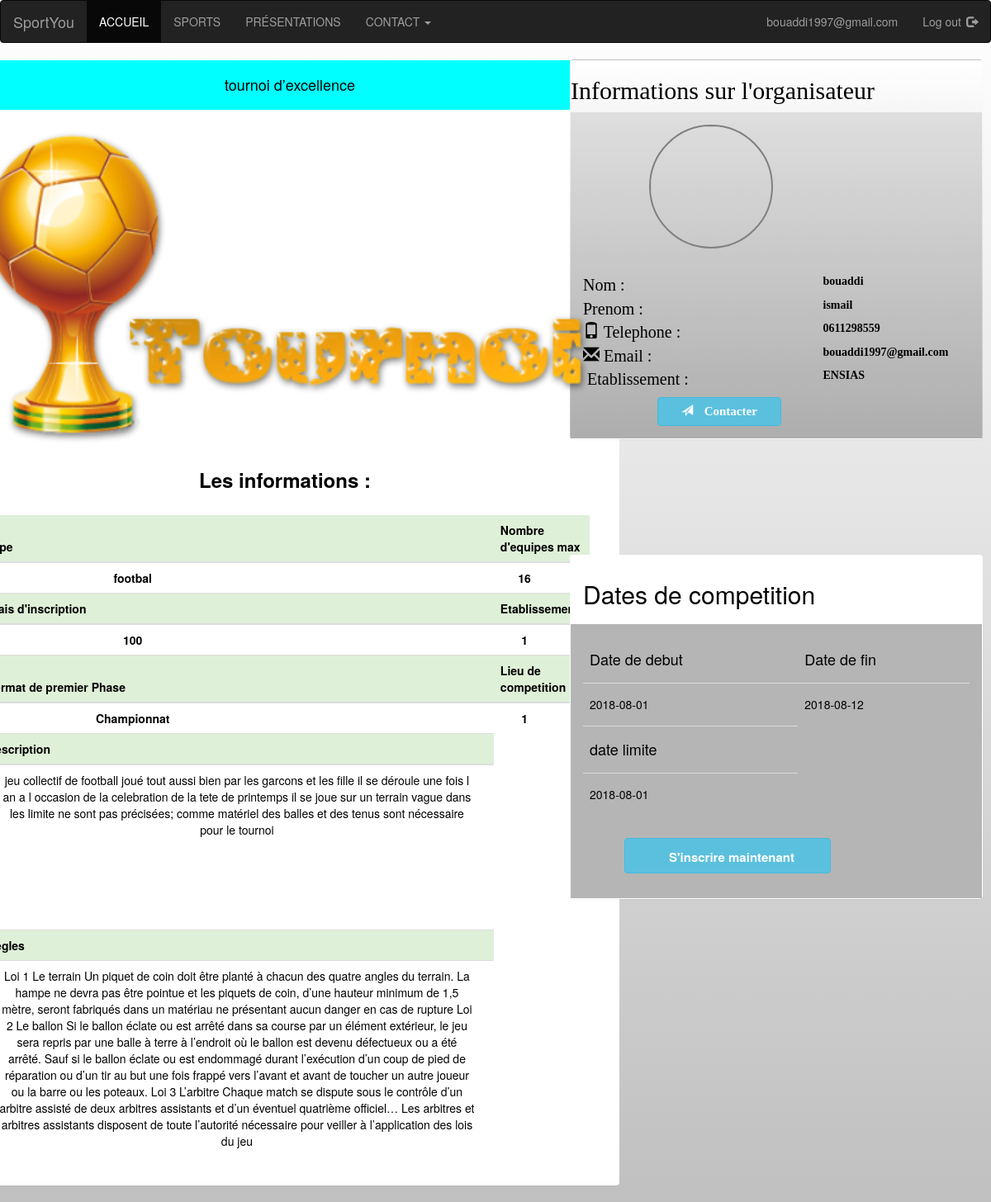
The app's page /competition/files/show.php?id=3 (signed in) with its own data.
### tables this page shows
CREATE TABLE `etablissement` (
  `id` int(11) NOT NULL,
  `nom` varchar(30) DEFAULT NULL,
  `adress` varchar(100) DEFAULT NULL,
  `ville` varchar(25) DEFAULT NULL,
  `codePostal` int(11) DEFAULT NULL,
  `email` varchar(25) DEFAULT NULL,
  `id_universite` int(11) DEFAULT NULL
);

CREATE TABLE `competition` (
  `id` int(11) NOT NULL,
  `titre` varchar(250) DEFAULT NULL,
  `slogon` varchar(250) DEFAULT NULL,
  `details` varchar(3000) DEFAULT NULL,
  `regles` varchar(3000) DEFAULT NULL,
  `frais` float DEFAULT NULL,
  `phase1` varchar(50) DEFAULT NULL,
  `dateDebut` date DEFAULT NULL,
  `dateFin` date DEFAULT NULL,
  `dateLimite` date DEFAULT NULL,
  `nbrMaxEqui` int(11) DEFAULT NULL,
  `img` varchar(300) DEFAULT NULL,
  `id_administrateur` int(11) DEFAULT NULL,
  `id_etablissement` int(11) DEFAULT NULL,
  `id_type` int(11) DEFAULT NULL
);

CREATE TABLE `type` (
  `id` int(11) NOT NULL,
  `nom` varchar(100) DEFAULT NULL
);

### database/tables.php (called while the page is built, shortened)
<?php
function whereAttr($table,$attr,$co,$value){
	include 'connect_mysql.php';
	$sql = "select * from " .  $table . " where " . $attr . " " . $co . " '" . $value ."' ;";
	$array = array();
	$result = $conn->query($sql);
	if ($result->num_rows > 0) {
		while($row = $result->fetch_assoc()) {
			$array[] = $row;
		}
	}
	return $array;
}
function fromTable($table,$id=-1){
	include 'connect_mysql.php';
	$sql ="";
	if($id==-1){
		$sql = "select * from " . $table .";";
	}else{
		$sql = "select * from " . $table . " where id = '$id' ;";
	}
	$array = array();
	$result = $conn->query($sql);
	if ($result->num_rows > 0) {
		while($row = $result->fetch_assoc()) {
			$array[] = $row;
		}
	}
	return $array;
}
	?>

### competition/files/show.php (the view, shortened to what this page needs)
<?php include "../../database/tables.php";
$resultat = fromTable("competition",$_GET["id"]);
$_type = fromTable("type",$resultat[0]['id_type']);
$org = whereAttr("administrateur","id","=",$resultat[0]['id_administrateur']);
$eta = whereAttr("etablissement","id","=",$org[0]['id_etablissement']);
?>
<!doctype html>
<html><head>
  <link rel="stylesheet" href="https://maxcdn.bootstrapcdn.com/bootstrap/3.3.7/css/bootstrap.min.css">
  <link rel="stylesheet" type="text/css" href="show.css"/>
</head>
<body>
  <?php
  include("../../navpage.php");?>
  <div class="container " >
    <div class="row " id="id1" >
     <div class="panel panel-group "  id="id2" data-spy="affix" style="width: 500px !important">
      <h2>Informations sur l'organisateur</h2>
      <div  class="panel-body " id="id3">
        <?php $path = str_replace(",", "\\", $org[0]["photo"], $org[0]["photo"]);?>
        <div ><img  class="text-center" src=<?php echo "\"".$path."\"" ?> id="id4">
        </div>
        <br> <br><br><br><br><br><br><br><br>
        <div class="row">
          <div class="col-md-7"><span id="id5">Nom : </span></div>
          <div class="col-md-5"><b> <?= $org[0]["NOM"]?></b></div>
        </div>
        <div class="row">
          <div class="col-md-7"><span id="id5">Prenom : </span></div>
          <div class="col-md-5"><b> <?= $org[0]["PRENOM"]?></b></div>
        </div>
        <div class="row">
          <div class="col-md-7"><span id="id5"><i class="glyphicon glyphicon-phone"> </i> Telephone : </span></div>
          <div class="col-md-5"><b> <?= $org[0]["TELE"]?></b></div>
        </div>
        <div class="row">
          <div class="col-md-7"><span id="id5"><i class="glyphicon glyphicon-envelope"> </i> Email : </span></div>
          <div class="col-md-5"><b> <?= $org[0]["EMAIL"]?></b></div>
        </div>
        <div class="row">
          <div class="col-md-7"><span id="id5"><i class="glyphicon glyphicon"> </i> Etablissement : </span></div>
          <div class="col-md-5"><b> <?= $eta[0]["nom"]?></b></div>
        </div>
        <div>
          <button id="btnid1" class="btn btn-info">
            <i class="glyphicon glyphicon-send"></i>  <span id="id6" >Contacter</span>
          </button></div>
        </div>
      </div>
      <div class="panel panel-group "  data-spy="affix" id="id7" style="width: 500px !important">
        <div class="panel-heading " id="reserver" data-toggle="collapse" style="font-weight:bold;background-color:white"> <h2> Dates de competition</div>
          <div  class="panel-body " id="id8">
            <form method="POST" action="">
              <div class="form-group demo">
               <table class="table">
                <thead>
                  <tr>
                    <td><h4>Date de debut</td>
                      <td><h4>Date de fin </td>
                      </tr>
                    </thead>
                    <tbody>
                      <td><h5><?= $resultat[0]["dateDebut"]?></h5></td>
                      <td><h5><?= $resultat[0]["dateFin"]?></h5></td>
                    </tbody>
                    <thead>
                      <tr>
                        <td><h4>date limite</td>
                        </tr>
                      </thead>
                      <tbody>
                        <td><h5><?= $resultat[0]["dateLimite"]?></h5></td>
                      </tbody>
                    </table>
                    <div>
                      <button id="idbtn2" class="btn btn-info"><i style="font-size: 20px" class="fa fa-cart-plus"></i>
                        <span id="id9">S'inscrire maintenant
                        </span>
                      </button>
                    </div>
                  </div>
                </form>
              </div>
            </div>
            <div >
              <div class="panel panel-group" style="width: 800px !important">
                <div class="panel-heading text-center " id="id10" style="width: 800px !important"><h4 ><?= $resultat[0]["titre"]?></h4></div>
                <div class="panel-body ">
                  <div style="margin-left: 30px ">
                    <div class="row carousel-holder" style="margin-left:-60px ;">
                      <div class="col-md-12">
                        <div id="carousel-example-generic" class="carousel slide" data-ride="carousel">
                          <div class="carousel-inner">
                            <?php $path = str_replace(",", "\\", $resultat[0]["img"], $resultat[0]["img"]);?>
                            <img src=<?= "\"" . $path . "\""?> style="padding-left : 13px; width:780px;height:400px;" class="pull-center img-center">
                          </div>
                        </div>
                      </div>
                    </div>
                    <div class="table table-striped"style="margin-left: -20px;">
                     <h3 style="font-weight: bold ; text-align: center;"> Les informations : </h3><br>
                     <table class="table" style="text-align: center; ">
                      <thead>
                        <tr class="success">
                          <th >Type</th>
                          <th>Nombre d'equipes max</th>
                        </tr>
                      </thead>
                      <tbody>
                        <tr class="">
                          <td><div class="col-sm-7 col-xs-6 "><strong><?= $_type[0]["nom"]?></strong></div>
                          </td>
                          <td><div class="col-sm-7 col-xs-6 "><strong><?= $resultat[0]["nbrMaxEqui"]?></strong></div></td>
                        </tr>
                      </tbody>
                      <thead>
                        <tr class="success">
                          <th>Frais d'inscription</th>
                          <th>Etablissement</th>
                        </tr>
                      </thead>
                      <tbody>
                        <tr class="">
                          <td><div class="col-sm-7 col-xs-6 "><strong> <?= $resultat[0]["frais"]?></strong></div>
                          </td>
                          <td><div class="col-sm-7 col-xs-6 "><strong><?= $resultat[0]["id_etablissement"]?></strong></div>
                          </td>
                        </tr>
                      </tbody>
                      <thead >
                        <tr class="success">
                          <th  >Format de premier Phase</th>
                          <th  >Lieu de competition</th>
                        </tr>
                      </thead>
                      <tbody>
                        <td><div class="col-sm-7 col-xs-6 "><strong><?= $resultat[0]["phase1"]?></strong></div>
                        </td>
                        <td><div class="col-sm-7 col-xs-6 "><strong><?= $resultat[0]["id_etablissement"]?></strong></div>
                        </td>
                      </tbody>
                      <thead>
                        <tr class="success">
                          <th>Description </th>
                        </tr>
                        <tr>
                        <td height="200" >
                          <div class="col-sm-12 col-xs-12 "><?= $resultat[0]["details"]?></div>
                        </td> </tr>
                      </thead>
                      <tbody>
                        <tr class="success">
                        <th>Regles</th></tr>
                        <tr>
                        <td height="200"><div class="col-sm-12 col-xs-12 "><?= $resultat[0]["regles"]?></div>
                        </td> </tr>
                      </tbody>
                    </table>
                  </div>
                </body>
                </html>

### competition/files/show.css (style rules this page uses)
body,html { margin:0px;color:black; background-color:silver; background: -webkit-linear-gradient(top,white,silver); background-attachment: fixed; background-repeat: no-repeat; background-position:bottom; background-size: cover; }
#id1 { margin-left: -80px; }
#id2 { right:30px; position:absolute; width: 360px; margin-right: -20px; margin-top: 32px; background: -webkit-linear-gradient(top,white,silver ); font-family: verdana; color:black; margin-top:-0px; }
#id3 { background: rgba(10,10, 10, 0.1); }
#id4 { width:150px ; height:150px; float:left; border-radius: 50%; cursor:pointer; border:2px solid gray; margin-bottom: 20px; margin-left: 80px; }
#id5 { font-size: 20px; }
#btnid1 { margin-left: 90px; margin-top: 7px; width: 150px; }
#id6 { margin-left: 10px;font-size: 15px; font-weight: bold;height: 30px; }
#id7 { right:30px;position:absolute; ;width: 360px;margin-right: -20px; margin-top: 600px; }
#id8 { background: rgba(10,10, 10, 0.3); }
#idbtn2 { margin-left: 50px; margin-top: 7px; width: 250px; }
#id9 { margin-left: 10px;font-size: 15px; font-weight: bold;height: 30px; }
#id10 { width : 900px;background-color:aqua; }

### records on screen
etablissement: nom "ENSIAS"
competition: dateDebut "2018-08-01", dateFin "2018-08-12", dateLimite "2018-08-01", titre "tournoi d’excellence", nbrMaxEqui "16", frais "100", id_etablissement "1", phase1 "Championnat", details "jeu collectif de football joué tout aussi bien par les garcons et les fille il se déroule une fois l an a l occasion de la celebration de la tete de printemps il se joue sur un terrain vague dans les limite ne sont pas précisées; comme matériel des balles et des tenus sont nécessaire pour le tournoi", regles "Loi 1 Le terrain Un piquet de coin doit être planté à chacun des quatre angles du terrain. La hampe ne devra pas être pointue et les piquets de coin, d’une hauteur minimum de 1,5 mètre, seront fabriqués dans un matériau ne présentant aucun danger en cas de rupture Loi 2 Le ballon Si le ballon éclate ou est arrêté dans sa course par un élément extérieur, le jeu sera repris par une balle à terre à l’endroit où le ballon est devenu défectueux ou a été arrêté. Sauf si le ballon éclate ou est endommagé durant l’exécution d’un coup de pied de réparation ou d’un tir au but une fois frappé vers l’avant et avant de toucher un autre joueur ou la barre ou les poteaux. Loi 3 L’arbitre Chaque match se…"
type: nom "footbal"

### other values on screen
$_SESSION['email'] "bouaddi1997@gmail.com"
$org[0]["NOM"] "bouaddi"
$org[0]["PRENOM"] "ismail"
$org[0]["TELE"] "0611298559"
$org[0]["EMAIL"] "bouaddi1997@gmail.com"
